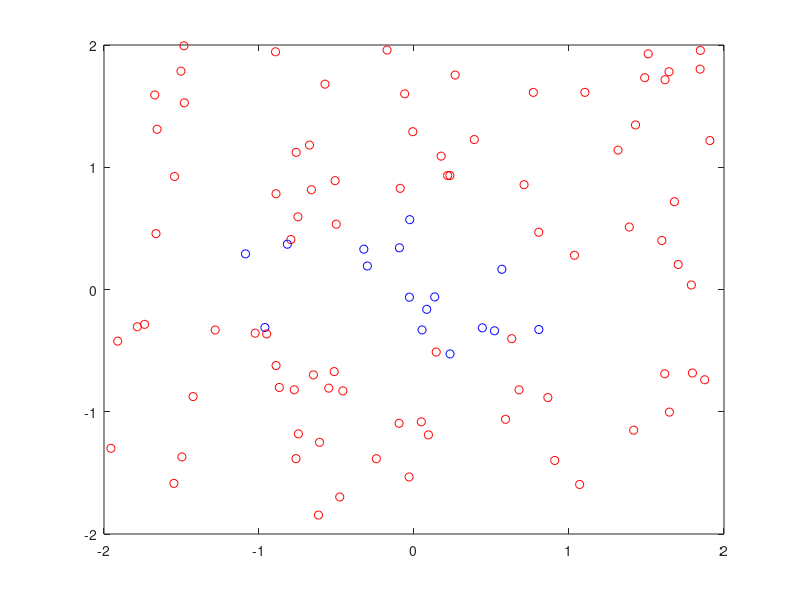

Write MATLAB code to recreate this figure.
% Project 1

nMax = 22; % max number of days to simulate

c= -0.8;
d= 0.156;

x = zeros(1,nMax); 
x(1) = 0.1; 

y = zeros(1,nMax); 
y(1) = 0.1; 

for n=2:nMax
    
    x(n) = x(n-1)^2 - y(n-1)^2 + c;
    y(n) = 2 * x(n-1) * y(n-1) + d;

end % finished loop through days

% THE MODEL ^
% ------------------------------------------
% THE BEHAVIOR / THE OUTPUT ? 
% 
% figure(1); 
% plot(x,y,'ok');
% ylabel('x(n)')
% xlabel('n')

xStart = 4*rand(1,100)-2;
yStart = 4*rand(1,100)-2;

plot(xStart(1), yStart(1), 'ok');

% ----------------------------
red = zeros(1,100); %1 if red 0 if blue

for i = 1:100
    
    x(1) = xStart(i);
    y(1) = yStart(i);

    for n=2:nMax 
        x(n) = x(n-1)^2 - y(n-1)^2 + c;
        y(n) = 2 * x(n-1) * y(n-1) + d;
    end
    if ((x(22) < 2) && (x(22) >-2)) 
        plot(xStart(i), yStart(i), 'ob');
        hold on
    else 
        plot(xStart(i), yStart(i), 'or');
        hold on
    end
end